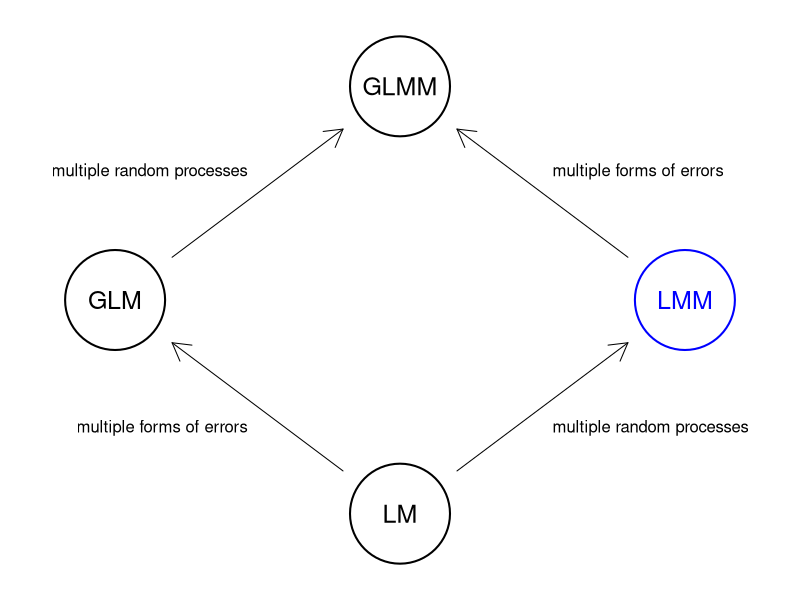

Write the R code that produced this figure.
## ---- chunk 1
knitr::opts_chunk$set(echo = FALSE)
## ---- chunk 2
par(mai = rep(0, 4), omi = rep(0, 4), bg = NA)

## order: GLM, LM, GLMM, LMM
xx <- c(1, 2, 2, 3) * 10
yy <- c(2, 1, 3, 2) * 10

plot(c(7, 33), c(7, 33), type = "n", xlim = c(7, 33), ylim = c(7, 33),
     xaxt = "n", yaxt = "n", xlab = "", ylab = "",
     bty = "n")
symbols(xx, yy, circle = rep(2, 4), inches = 0.5, add = TRUE,
        lwd = 2, fg = c("black", "black", "black", "blue"), bg = "white")
text(xx, yy, c("GLM", "LM", "GLMM", "LMM"), cex = 1.5,
     col = c("black", "black", "black", "blue"))
## from LM to GLM
arrows(xx[2]-2, yy[2]+2, xx[1]+2, yy[1]-2, length = 0.2)
text(15, 14, "multiple forms of errors", pos = 2)
## from LM to LMM
arrows(xx[2]+2, yy[2]+2, xx[4]-2, yy[4]-2, length = 0.2)
text(25, 14, "multiple random processes", pos = 4)
## from GLM to GLMM
arrows(xx[1]+2, yy[1]+2, xx[3]-2, yy[3]-2, length = 0.2)
text(15, 26, "multiple random processes", pos = 2)
## from LMM to GLMM
arrows(xx[4]-2, yy[4]+2, xx[3]+2, yy[3]-2, length = 0.2)
text(25, 26, "multiple forms of errors", pos = 4)
